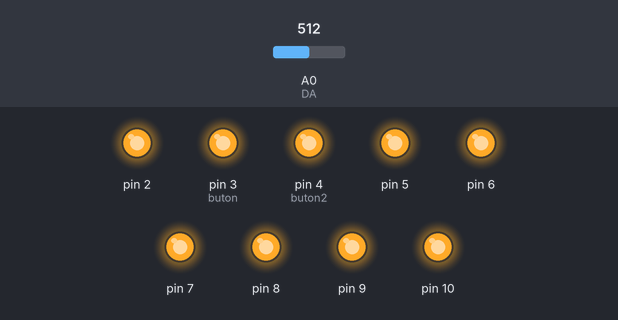
Bench run of a sketch on a simulated Arduino Uno, built with avr-gcc and run on an emulated ATmega328P. Parts: output pins drawn as LEDs (lit = HIGH). The test bench sets the inputs (shaded band); at power-on: A0 (DA) = 512.

Above: at 1.2 s.
1.3 s: A0 (DA) set to 88
2.8 s: A0 (DA) set to 75
At 3.9 s:
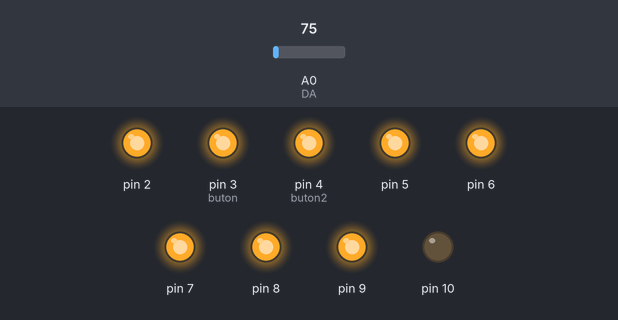
4.3 s: A0 (DA) set to 40
At 5.0 s:
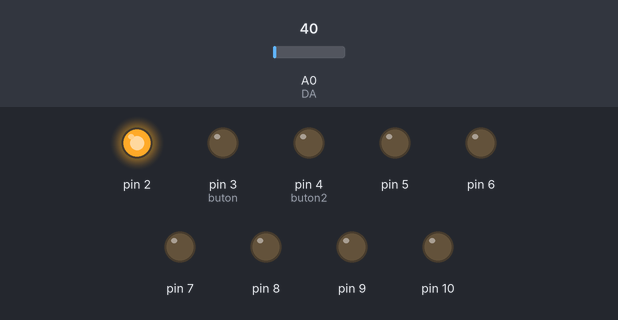
5.8 s: A0 (DA) set to 45
At 6.2 s:
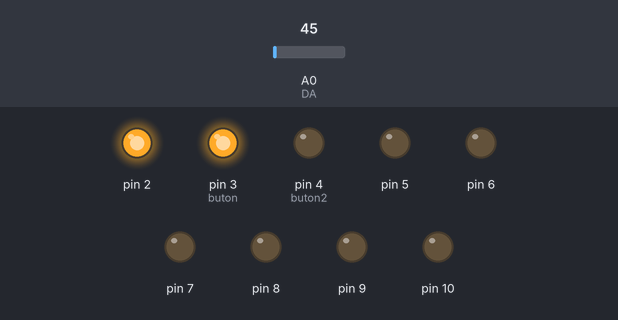
7.3 s: A0 (DA) set to 0
At 8.5 s:
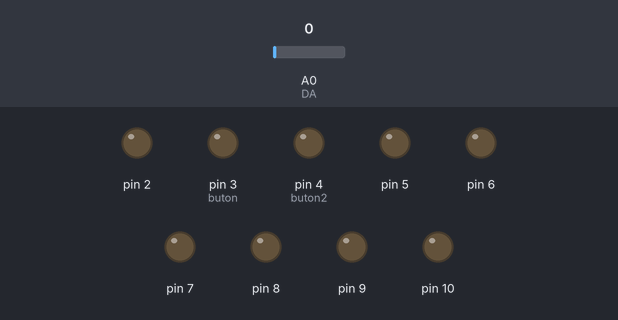
8.8 s: A0 (DA) set to 122
At 9.6 s:
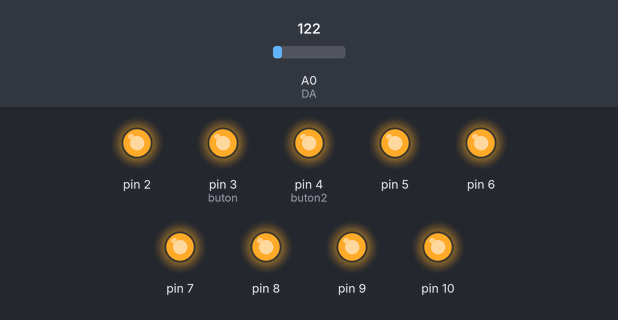
Timing chart, 0 to 11.3 s (numbered marks = the images above; inputs shaded):
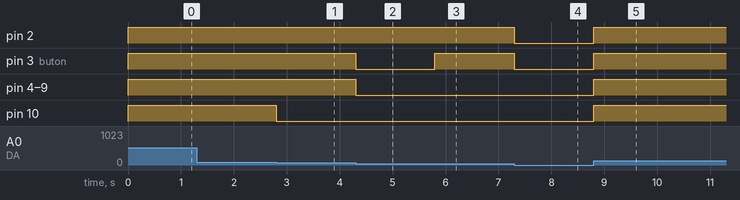

The sketch:

Arduino_Ses_Mod_l__Kullan_m_.ino
```cpp
int DO = 1; //D0 pini
int DA = A0; // A0 pini
int ses1 = 40;//analog ses seviyesi
int ses2 = 45;
int ses3 = 50;
int ses4 = 65;
int ses5 = 60;
int ses6 = 65;
int ses7 = 70;
int ses8 = 75;
int ses9 = 80;


int sesdegeri = 0;

void setup() {
  //Serial.begin(9600);
  pinMode(2, OUTPUT);
  pinMode(3, OUTPUT);
  pinMode(4, OUTPUT);
  pinMode(5, OUTPUT);
  pinMode(6, OUTPUT);
  pinMode(7, OUTPUT);
  pinMode(8, OUTPUT);
  pinMode(9, OUTPUT);
  pinMode(10,OUTPUT);
}

void loop() {
  sesdegeri = analogRead(DA);

  if (sesdegeri >= ses1) { //Eğer algılanan ses seviyesi belirlediğimiz değerden büyükse
    digitalWrite(2, HIGH);
  }
  else {
    digitalWrite(2, LOW);
  }
   if (sesdegeri >= ses2) { //Eğer algılanan ses seviyesi belirlediğimiz değerden büyükse
    digitalWrite(3, HIGH);
  }
  else {
    digitalWrite(3, LOW);
  }
   if (sesdegeri >= ses3) { //Eğer algılanan ses seviyesi belirlediğimiz değerden büyükse
    digitalWrite(4, HIGH);
  }
  else {
    digitalWrite(4, LOW);
  }
   if (sesdegeri >= ses4) { //Eğer algılanan ses seviyesi belirlediğimiz değerden büyükse
    digitalWrite(5, HIGH);
  }
  else {
    digitalWrite(5, LOW);
  }
   if (sesdegeri >= ses5) { //Eğer algılanan ses seviyesi belirlediğimiz değerden büyükse
    digitalWrite(6, HIGH);
  }
  else {
    digitalWrite(6, LOW);
  }
   if (sesdegeri >= ses6) { //Eğer algılanan ses seviyesi belirlediğimiz değerden büyükse
    digitalWrite(7, HIGH);
  }
  else {
    digitalWrite(7, LOW);
  }
   if (sesdegeri >= ses7) { //Eğer algılanan ses seviyesi belirlediğimiz değerden büyükse
    digitalWrite(8, HIGH);
  }
  else {
    digitalWrite(8, LOW);
  }
   if (sesdegeri >= ses8) { //Eğer algılanan ses seviyesi belirlediğimiz değerden büyükse
    digitalWrite(9, HIGH);
  }
  else {
    digitalWrite(9, LOW);
  }
    if (sesdegeri >= ses9) { //Eğer algılanan ses seviyesi belirlediğimiz değerden büyükse
    digitalWrite(10, HIGH);
  }
  else {
    digitalWrite(10, LOW);
  }

}
```

lamba_kodu.cpp
```cpp
#include <LiquidCrystal_I2C.h>
#include <Wire.h>
LiquidCrystal_I2C lcd(0x3f, 16, 2);
//sýcaklýk
int lm35Pin = A2;
unsigned long zaman = 0, eskizaman = 0; //lcd ekranda sýcaklýðý 2 saniye bir güncellemek için zaman deðiþkenleri
//ses için sabitler
int ses_sensoru = A0;
// ses 1
int alkis = 0;
long algilama_araligi_baslangic = 0;
long algilama_araligi = 0;
boolean isik_durumu = false;
int esik=500;
//ses 2
int ses1 = 100;
int ses2 = 200;
int ses3 = 300;
int ses4 = 400;
int ses5 = 500;
int ses6 = 600;
//lcd control
int sahip=0;

//for button 1
int buton=3;
int durum=0;
int butondeger=0;

//for button 2
int buton2=4;
int durum2=0;
int butondeger2=0;

void setup() {
	//lcd baþlatma ve arka ýþýk aydýnlatmasý
lcd.begin();
lcd.backlight();
//Ledler
pinMode(5, OUTPUT);
pinMode(6, OUTPUT);
pinMode(7, OUTPUT);
pinMode(8, OUTPUT);
pinMode(9, OUTPUT);
pinMode(10, OUTPUT);
//butonlar
pinMode(buton, INPUT);
pinMode(buton2,INPUT);
//Sensör ve diðer deðiþkenler için serial monitör
Serial.begin(1000000);
}

void loop() {

if(sahip==0){
   lcd.setCursor(0,1);
 lcd.print("Cemre Eren");

 lcd.setCursor(10,0);
     lcd.print("/");

     lcd.setCursor(11,0);
     lcd.print(durum2);

     lcd.setCursor(12,0);
     lcd.print("/");

     lcd.setCursor(13,0);
   lcd.print("V.1");

    lcd.setCursor(13,1);
            lcd.print("OFF");
            lcd.setCursor(0,0);
lcd.print("Temp:");
lcd.setCursor(7,0);
lcd.print(".C");
 sahip=1;
}

  zaman = millis();
  int fark = zaman - eskizaman;

  if (fark > 2000){
    int sicaklikVolt = analogRead(lm35Pin);
    int sicaklikC  = sicaklikVolt / 9.31;
    lcd.setCursor(5, 0);
    lcd.print(sicaklikC);
    eskizaman = zaman;
  }


//button 1
  butondeger=digitalRead(buton);

  if(butondeger==HIGH && durum==0){
    durum=1;
    lcd.setCursor(13,0);
    lcd.print("V.2");
    delay(100);
  }else if(butondeger==HIGH && durum==1){
     lcd.setCursor(13,0);
   lcd.print("V.1");
    durum=0;
     delay(100);
  }

  //button 2
 butondeger2=digitalRead(buton2);

  if(butondeger2==HIGH && durum2==0){
    esik=400;
    durum2=1;
    delay(100);
  }else if(butondeger2==HIGH && durum2==1){
    esik=600;
    durum2=2;
    delay(100);
  }else if(butondeger2==HIGH && durum2==2){
    esik=700;
    durum2=3;
    delay(100);
  }else if(butondeger2==HIGH && durum2==3){
    esik=500;
    durum2=0;
    delay(100);
  }

   lcd.setCursor(11,0);
   lcd.print(durum2);

 int sensor_durumu = analogRead(ses_sensoru);
 Serial.println(sensor_durumu); //Serial monitörde deðerleri kontrol etmek için
  //Modlar
  if(durum==0){

     if (sensor_durumu >esik)
  {
    if (alkis == 0)
    {
      algilama_araligi_baslangic = algilama_araligi = millis();
      alkis++;
    }
    else if (alkis > 0 && millis()-algilama_araligi >= 50)
    {
      algilama_araligi = millis();
      alkis++;
    }
  }

  if (millis()-algilama_araligi_baslangic >= 400)
  {
    if (alkis == 2)
    {
      if (!isik_durumu)
        {
          isik_durumu = true;
          lcd.setCursor(13,1);
          lcd.print(" ON");

          for(int i=5;i<=10;i++){
            digitalWrite(i, HIGH);
          }

        }
        else if (isik_durumu)
        {
          isik_durumu = false;
           lcd.setCursor(13,1);
            lcd.print("OFF");
           for(int i=5;i<=10;i++){
            digitalWrite(i, LOW);

          }
        }
    }
    alkis = 0;
  }

  }
  if(durum==1){
  	if (sensor_durumu >= ses1) { //Eðer algýlanan ses seviyesi belirlediðimiz deðerden büyükse
    digitalWrite(5, HIGH);
  }
  else {
    digitalWrite(5, LOW);
  }

   if (sensor_durumu >= ses2) { //Eðer algýlanan ses seviyesi belirlediðimiz deðerden büyükse
    digitalWrite(6, HIGH);
  }
  else {
    digitalWrite(6, LOW);
  }

   if (sensor_durumu >= ses3) { //Eðer algýlanan ses seviyesi belirlediðimiz deðerden büyükse
    digitalWrite(7, HIGH);
  }
  else {
    digitalWrite(7, LOW);
  }
   if (sensor_durumu >= ses4) { //Eðer algýlanan ses seviyesi belirlediðimiz deðerden büyükse
    digitalWrite(8, HIGH);
  }
  else {
    digitalWrite(8, LOW);
  }
   if (sensor_durumu >= ses5) { //Eðer algýlanan ses seviyesi belirlediðimiz deðerden büyükse
    digitalWrite(9, HIGH);
  }
  else {
    digitalWrite(9, LOW);
  }
    if (sensor_durumu >= ses6) { //Eðer algýlanan ses seviyesi belirlediðimiz deðerden büyükse
    digitalWrite(10, HIGH);
  }
  else {
    digitalWrite(10, LOW);
  }

  }

}
```

Measured:
- the behaviour switches between 80 and 79 on A0 (DA) (found by bisection; images 0 and 1)
- the behaviour switches between 44 and 45 on A0 (DA) (found by bisection; images 2 and 3)
- after the input at 1.3 s, every drawn part: stays the same
- after the input at 2.8 s, pin 10: HIGH → LOW at once
- after the input at 4.3 s, pin 3 (buton), pin 4 (buton2), pin 5–9: HIGH → LOW at once
- after the input at 5.8 s, pin 3 (buton): LOW → HIGH at once
- after the input at 7.3 s, pin 2, pin 3 (buton): HIGH → LOW at once
- after the input at 8.8 s, pin 2, pin 3 (buton), pin 4 (buton2), pin 5–10: LOW → HIGH at once
